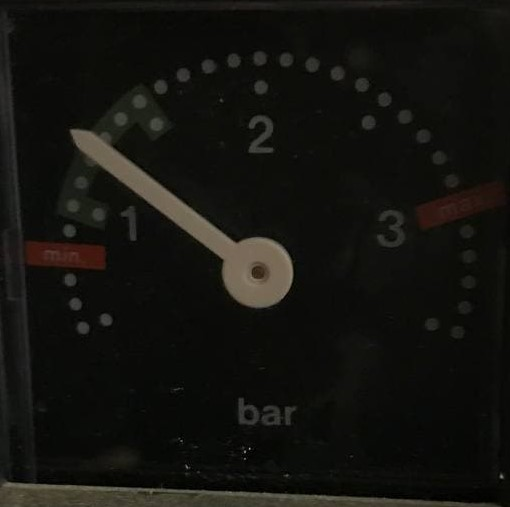
#> input picture images/gauges/gauge.jpg, 510 x 507 px; its folder holds only this picture in this run
$ python main.py
#> lines starting #> are read from the running program, lines starting #| are printed output that depends on the picture; after the words box and inside, x2 and y2 are one past the last pixel; in counts of white or black regions, pixels touching at a corner belong together
import logging
import os
import math
import cv2 as cv
import numpy as np
import statistics

BAR_MIN = 0.95
LINES_ABOVE_Y = 310

logging.basicConfig(
    format='%(asctime)s - %(name)s - %(levelname)s - %(message)s', level=logging.INFO
)

logger = logging.getLogger(__name__)


def get_bar_from_angle(angle):
    bar = 0.0175153 * angle + 1.50967
    return bar


def measure_gauge_from_image(filename):
    # Loads an image
#> called with filename = 'images/gauges/gauge.jpg'
    src = cv.imread(cv.samples.findFile(filename), cv.IMREAD_GRAYSCALE)
#> src: shape (507, 510); min 0, max 170, mean 19.2
    # Check if image is loaded fine
    if src is None:
        logger.error('Error opening image!')
        return -1

    dst = cv.Canny(src, 50, 200, None, 3)
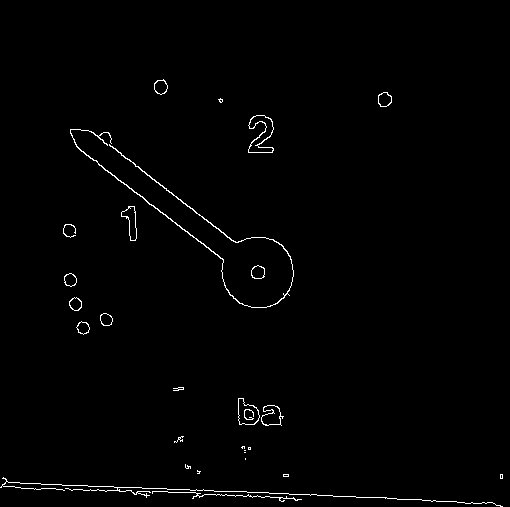
#> dst: shape (507, 510); 1.1% white in thin lines or dots, all inside (x1, y1, x2, y2) = (0, 79, 503, 507)

    # Copy edges to the images that will display the results in BGR
    cdstP = cv.cvtColor(dst, cv.COLOR_GRAY2BGR)

    linesP = cv.HoughLinesP(dst, 1, np.pi / 180, 50, None, 50, 10)
#> linesP = [[269, 493, 355, 496], [41, 484, 213, 490], [91, 131, 213, 226], [76, 146, 223, 261], [15, 487, 152, 492], [397, 499, 456, 501], [213, 494, 294, 498], [109, 144, 235, 242], [126, 184, 223, 260], [77, 147, 160, 212]]

    counter = 0
    angles = []

    if linesP is not None:
        for i in range(0, len(linesP)):
            line = linesP[i][0]

            if line[3] < LINES_ABOVE_Y:
                cv.line(cdstP, (line[0], line[1]), (line[2], line[3]), (0, 0, 255), 3, cv.LINE_AA)
                cv.putText(cdstP, str(counter), (line[2] + 5, line[3] + 5), cv.FONT_HERSHEY_PLAIN, 3, (0, 255, 0), 2)

                logger.debug("line " + str(counter) + ": " + str(line[0]) + ", " + str(line[1]))
                logger.debug("line " + str(counter) + ": " + str(line[2]) + ", " + str(line[3]))

                angle = math.degrees(math.atan2(line[0] - line[1], line[2] - [3]))
                logger.debug("line " + str(counter) + " angle = " + str(angle))
                angles.append(angle)

                counter = counter + 1
#> this loop made 10 passes
#> (line, angle) on passes 3, 4, 8, 9, 10: ([91, 131, 213, 226], -10.78), ([76, 146, 223, 261], -17.65), ([109, 144, 235, 242], -8.58), ([126, 184, 223, 260], -14.77), ([77, 147, 160, 212], -24.03)
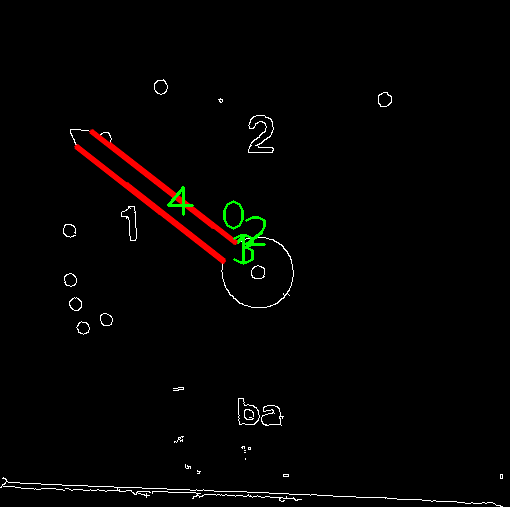
#> cdstP: shape (507, 510, 3); mean B, G, R 2.1, 3, 4.3
#> after the loop, angles = [-10.78, -17.65, -8.58, -14.77, -24.03]; counter = 5

    cv.imshow("Source", src)
    # cv.imshow("Detected Lines (in red) - Standard Hough Line Transform", cdst)
    # cv.imshow(filename, cdstP)

    avg_angle = statistics.mean(angles)
#> avg_angle = -15.16
    logger.info("avg angle = " + str(int(avg_angle)) + "°")

    bar = get_bar_from_angle(avg_angle)
#> in get_bar_from_angle, `bar = 0.0175153 * angle + 1.50967`: bar = 1.24
#> bar = 1.24
    logger.info("bar = " + str(bar))

    cv.waitKey()


if __name__ == "__main__":

    dir = "images/gauges"

    for filename in os.listdir(dir):
        if filename.endswith(".jpg"):
            file_name = os.path.join(dir, filename)

            logger.info(file_name)
            measure_gauge_from_image(file_name)
        else:
            continue
